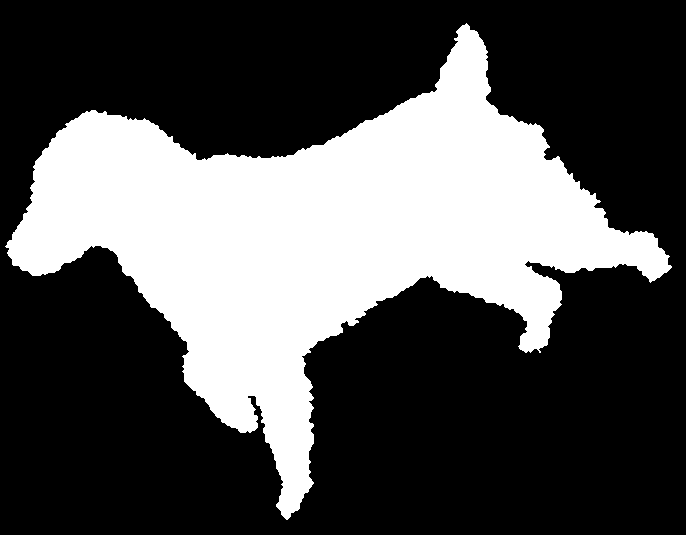
#> input picture Lecture 05 - Shape descriptors, PCA/imagens/dog-1.gif, 686 x 535 px; its folder holds only this picture in this run
$ jupyter execute --allow-errors 'Análise de Componentes Principais (PCA).ipynb'   (shell and % lines are left out)
#> lines starting #> are read from the running program, lines starting #| are printed output that depends on the picture; after the words box and inside, x2 and y2 are one past the last pixel; in counts of white or black regions, pixels touching at a corner belong together
# Análise de Componentes Principais (PCA)

## 1. Definição das propriedades a serem utilizadas

[cell 1]
import os
import numpy as np
import matplotlib.pyplot as plt
import scipy.ndimage as ndi
import cv2

def get_area(img):
    '''Calcula a área do objeto contido em img'''

    return np.sum(img)

def get_perimeter(img):
    '''Calcula o perímetro do objeto contido em img utilizando contagem simples
       de pixels'''

    elem_est = np.ones((3, 3))
    img_eroded = ndi.binary_erosion(img, elem_est)
    img_border = img - img_eroded
    perimeter = np.sum(img_border)

    return perimeter

def get_circularity(img):
    '''Calcula circularidade do objeto contido em img'''

    area = get_area(img)
    perimeter = get_perimeter(img)

    circularity = 4*np.pi*area/perimeter**2

    return circularity

def get_centroid(img):
    '''Calcula a posição do centróide do objeto contido em img'''

    num_rows, num_cols = img.shape
    sum_row_coords = 0
    sum_col_coords = 0
    num_pixels = 0
    for row in range(num_rows):
        for col in range(num_cols):
            if img[row, col]==1:
                sum_row_coords += row
                sum_col_coords += col
                num_pixels += 1

    avg_row = sum_row_coords/num_pixels
    avg_col = sum_col_coords/num_pixels

    # Utilizando numpy
    # pixel_indices = np.nonzero(img==1)
    # avg_row = np.mean(pixel_indices[0])
    # avg_col = np.mean(pixel_indices[1])

    return avg_row, avg_col

def get_distance_to_centroid(img):
    '''Calcula a distância entre cada ponto de contorno e
       o centróide do objeto contido em img'''

    avg_row, avg_col = get_centroid(img)
    contour = get_parametric_contour_opencv(img)
    dist_to_centroid = np.zeros(len(contour))
    for point_index, point in enumerate(contour):
        dist = np.sqrt((point[0]-avg_col)**2 + (point[1]-avg_row)**2)
        dist_to_centroid[point_index] = dist

    # Utilizadno numpy
    # contour = np.array(contour)
    # dist_to_centroid = np.sqrt((contour[:,0]-avg_col)**2 + (contour[:,1]-avg_row)**2)

    return dist_to_centroid

def get_parametric_contour_opencv(img):
    '''Obtém o contorno paramétrico do objeto contido em img
       utilizando a biblioteca opencv. Note que o contorno retornado
       pela função é uma lista de posições. O primeiro valor de cada
       posição é a coordenada da coluna e o segundo a coordenada da linha'''

    # Preenche imagem com zeros
    img_pad = np.pad(img, 1, mode='constant')

    # cv2.RETR_EXTERNAL significa que apenas o contorno mais externo dos objetos
    # será obtido (buracos dentro do objeto são ignorados). cv2.CHAIN_APPROX_NONE
    # significa que todos os pontos do contorno serão retornados (é possível obter
    # somente os vértices de um polígono representa o contorno).
    contour = cv2.findContours(img_pad, mode=cv2.RETR_EXTERNAL,
                               method=cv2.CHAIN_APPROX_NONE)[1]

    # O contorno retornado pelo OpenCV possui um formato bem estranho.
    # O loop abaixo rearranja os pontos de forma a gerar uma lista simples de pontos
    contour = [(point[0][0]-1, point[0][1]-1) for point in contour[0]]

    return contour

def get_distance_to_centroid_props(dist_to_centroid):
    '''Obtém algumas propriedades de um objeto a partir de uma lista de
       distâncias entre os pontos de contorno e o centróide do mesmo'''

    avg_dist_to_centroid = np.mean(dist_to_centroid)
    max_dist_to_centroid = np.max(dist_to_centroid)/avg_dist_to_centroid
    min_dist_to_centroid = np.min(dist_to_centroid)/avg_dist_to_centroid
    std_dist_to_centroid = np.std(dist_to_centroid)/avg_dist_to_centroid

    return max_dist_to_centroid, min_dist_to_centroid, std_dist_to_centroid

def correct_image(img):
    '''Corrige dois problems observados na base de dados: 1. Algumas imagens
       apresentam conjuntos de pixels brancos separados do objeto principal.
       Portanto precisamos encontrar e manter apenas o maior componente conexo
       nessas imagens. 2. Em algumas imagens, o objeto não está preenchido.
       Portanto, precisamos preenchê-los.'''

    # Obtenção do maior componente conexo utilizando funções do scipy
    img_lab, num_comp = ndi.label(img, np.ones((3,3)))
    tam_comps = ndi.sum(img, img_lab, range(1, num_comp+1))
    index_largest_comp = np.argmax(tam_comps) + 1
    img_largest_comp = img_lab==index_largest_comp

    # Obtenção do maior componente conexo de background. A ideia é
    # que buracos no interior do objeto representam componentes conexos
    # pequenos, que serão eliminados se apenas o maior componente de
    # background for mantido
    img_inv = np.logical_not(img_largest_comp)   # Inverte a imagem
    img_lab, num_comp = ndi.label(img_inv, np.ones((3,3)))
    tam_comps = ndi.sum(img_inv, img_lab, range(1, num_comp+1))
    index_largest_comp = np.argmax(tam_comps) + 1
    img_largest_comp_filled = img_lab==index_largest_comp

    # Inverte novamente a imagem
    img_largest_comp_filled = np.logical_not(img_largest_comp_filled)

    return img_largest_comp_filled.astype(np.uint8)

## 2. Obtenção das propriedades das imagens da base

[cell 2]
input_folder = 'imagens/'
files = os.listdir(input_folder)    # Lista todos os arquivos no diretório input_folder
num_files = len(files)

measurements = np.zeros((num_files, 4))
for file_index, file in enumerate(files):
    img = plt.imread(input_folder+file)
#> img: shape (535, 686); values 0 (black) and 250 (white), 32% white; 1 white region, box (x1, y1, x2, y2) and area: (5, 23, 672, 520) 117304
    img = (img>0).astype(np.uint8)

    # Se a imagem possuir 3 dimensões, é porque ela não possui apenas
    # 1 canal. Nesse caso, mantemos apenas o primeiro canal
    if img.ndim==3:
        img = img[:,:,0]

    img_corrected = correct_image(img)
#> in correct_image, `img_lab, num_comp = ndi.label(img, np.ones((3,3)))`: num_comp = 1
#> in correct_image, `tam_comps = ndi.sum(img, img_lab, range(1, num_comp+1))`: tam_comps = [117304]
#> in correct_image, `index_largest_comp = np.argmax(tam_comps) + 1`: index_largest_comp = 1
#> in correct_image, `tam_comps = ndi.sum(img_inv, img_lab, range(1, num_comp+1))`: tam_comps = [249706]

    circularity = get_circularity(img_corrected)
#> in get_circularity, `area = get_area(img)`: area = 117304
#> in get_perimeter, `img_eroded = ndi.binary_erosion(img, elem_est)`:
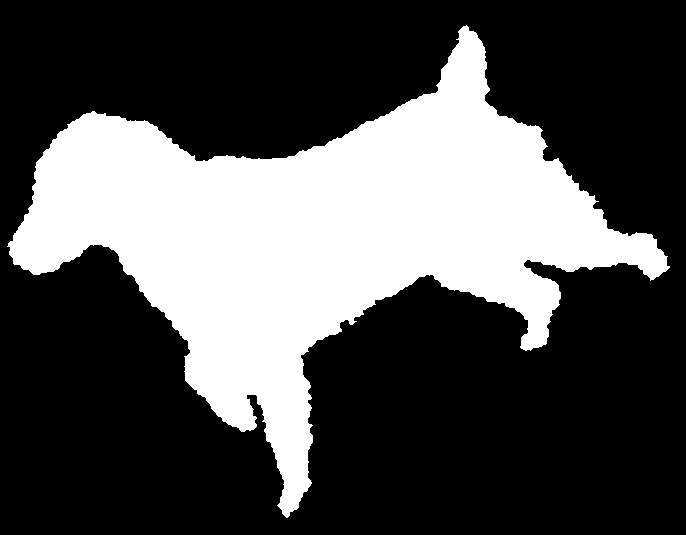
#> img_eroded: shape (535, 686) bool; 31.1% white; 1 white region, box (x1, y1, x2, y2) and area: (7, 25, 670, 518) 113976
#> in get_perimeter, `img_border = img - img_eroded`:
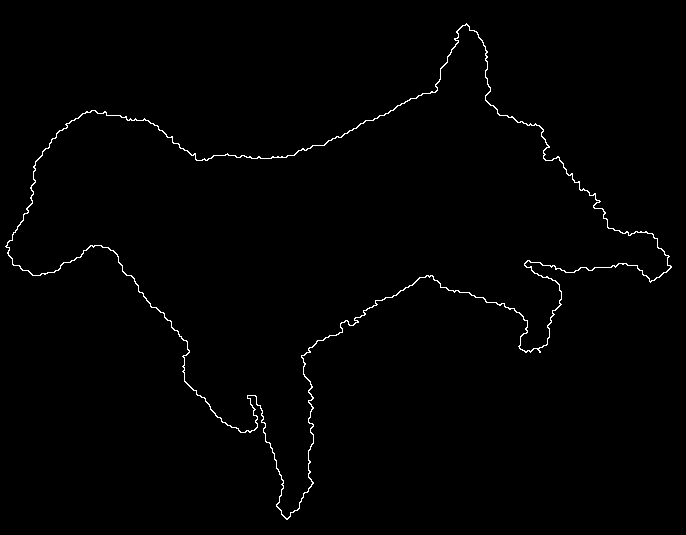
#> img_border: shape (535, 686); values 0 (black) and 1 (white), 0.91% white in thin lines or dots
#> in get_perimeter, `perimeter = np.sum(img_border)`: perimeter = 3328
#> in get_circularity, `circularity = 4*np.pi*area/perimeter**2`: circularity = 0.133
#> circularity = 0.133
    dist_to_centroid = get_distance_to_centroid(img_corrected)
#> in get_distance_to_centroid, `avg_row, avg_col = get_centroid(img)`: avg_row = 236.3; avg_col = 320.6
#> in get_parametric_contour_opencv, `img_pad = np.pad(img, 1, mode='constant')`:
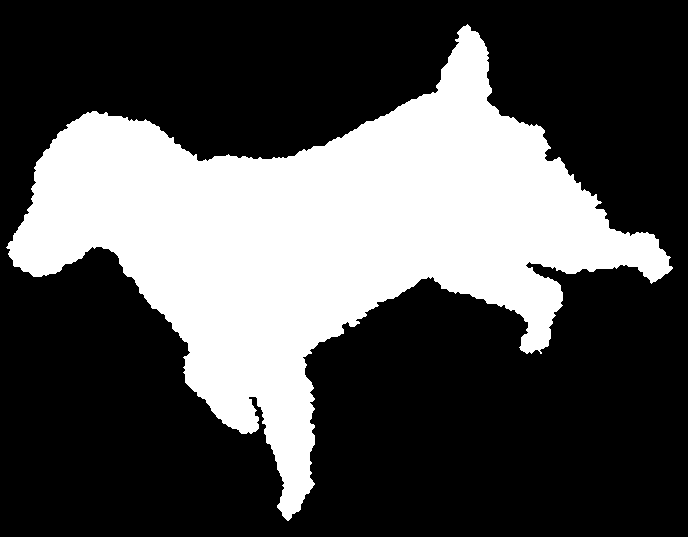
#> img_pad: shape (537, 688); values 0 (black) and 1 (white), 31.8% white; 1 white region
#> in get_parametric_contour_opencv, `contour = cv2.findContours(img_pad, mode=cv2.RETR_EXTERNAL, method=cv2..`: contour = 1 contour; box (x1, y1, x2, y2) and area: (6, 24, 673, 521) 116162
#> in get_parametric_contour_opencv, `contour = [(point[0][0]-1, point[0][1]-1) for point in contour[0]]`: contour = 2282 pairs, first value 5 to 671, second value 23 to 519
#> in get_distance_to_centroid, `dist_to_centroid = np.zeros(len(contour))`: dist_to_centroid = 2282 values from 0 to 0
#> the loop in get_distance_to_centroid, `for point_index, point in enumerate(contour):` made 2282 passes
#> (point, dist) on passes 1 to 3: ((466, 23), 258.1), ((465, 24), 256.7), ((464, 25), 255.3)
#> after the loop in get_distance_to_centroid, `for point_index, point in enumerate(contour):`: dist_to_centroid = 2282 values, max 351.8 at index 1900, min 84.47 at index 1419, mean 213.8
    props = get_distance_to_centroid_props(dist_to_centroid)
#> in get_distance_to_centroid_props, `avg_dist_to_centroid = np.mean(dist_to_centroid)`: avg_dist_to_centroid = 213.8
#> in get_distance_to_centroid_props, `max_dist_to_centroid = np.max(dist_to_centroid)/avg_dist_to_centroid`: max_dist_to_centroid = 1.65
#> in get_distance_to_centroid_props, `min_dist_to_centroid = np.min(dist_to_centroid)/avg_dist_to_centroid`: min_dist_to_centroid = 0.395
#> in get_distance_to_centroid_props, `std_dist_to_centroid = np.std(dist_to_centroid)/avg_dist_to_centroid`: std_dist_to_centroid = 0.309
#> props = (1.65, 0.395, 0.309)
    max_dist_to_centroid, min_dist_to_centroid, std_dist_to_centroid = props
#> max_dist_to_centroid = 1.65; min_dist_to_centroid = 0.395; std_dist_to_centroid = 0.309

    measurements[file_index] = [circularity, max_dist_to_centroid,
                                min_dist_to_centroid, std_dist_to_centroid]

$ run again, on Lecture 05 - Shape descriptors, PCA/imagens/dog-13.gif
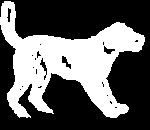
#> input picture Lecture 05 - Shape descriptors, PCA/imagens/dog-13.gif, 150 x 130 px
#> in correct_image, `img_lab, num_comp = ndi.label(img, np.ones((3,3)))`: num_comp = 1
#> in correct_image, `tam_comps = ndi.sum(img, img_lab, range(1, num_comp+1))`: tam_comps = [7322]
#> index_largest_comp = 1
#> img_inv: shape (130, 150) bool; 62.5% white; 1 black region, box (x1, y1, x2, y2) and area: (0, 1, 145, 118) 7322
#> in correct_image, `img_lab, num_comp = ndi.label(img_inv, np.ones((3,3)))`:
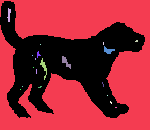
#> img_lab: shape (130, 150) int32; 21 distinct labels, from 0 to 20; one colour per label, 0 black
#> in correct_image, `img_lab, num_comp = ndi.label(img_inv, np.ones((3,3)))`: num_comp = 20
#> in correct_image, `tam_comps = ndi.sum(img_inv, img_lab, range(1, num_comp+1))`: tam_comps = 20 values, max 11948 at index 0, min 1 at index 4, mean 608.9
#> area = 7552
#> img_eroded: shape (130, 150) bool; 34.4% white; 1 white region, box (x1, y1, x2, y2) and area: (1, 2, 144, 117) 6709
#> img_border: shape (130, 150); values 0 (black) and 1 (white), 4.3% white in thin lines or dots, all inside (x1, y1, x2, y2) = (0, 1, 145, 118)
#> in get_perimeter, `perimeter = np.sum(img_border)`: perimeter = 843
#> in get_circularity, `circularity = 4*np.pi*area/perimeter**2`: circularity = 0.134
#> in get_distance_to_centroid, `avg_row, avg_col = get_centroid(img)`: avg_row = 62.67; avg_col = 66.08
#> in get_parametric_contour_opencv, `img_pad = np.pad(img, 1, mode='constant')`:
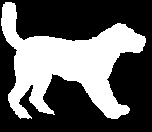
#> img_pad: shape (132, 152); values 0 (black) and 1 (white), 37.6% white; 1 white region
#> in get_parametric_contour_opencv, `contour = cv2.findContours(img_pad, mode=cv2.RETR_EXTERNAL, method=cv2..`: contour = 1 contour; box (x1, y1, x2, y2) and area: (1, 2, 146, 119) 7244
#> in get_parametric_contour_opencv, `contour = [(point[0][0]-1, point[0][1]-1) for point in contour[0]]`: contour = 615 pairs, first value 0 to 144, second value 1 to 117
#> in get_distance_to_centroid, `dist_to_centroid = np.zeros(len(contour))`: dist_to_centroid = 615 values from 0 to 0
#> the loop in get_distance_to_centroid, `for point_index, point in enumerate(contour):` made 615 passes
#> (point, dist) on passes 1 to 3: ((4, 1), 87.51), ((4, 2), 86.81), ((3, 3), 86.83)
#> after the loop in get_distance_to_centroid, `for point_index, point in enumerate(contour):`: dist_to_centroid = 615 values, max 87.56 at index 3, min 13.75 at index 264, mean 54.22
#> avg_dist_to_centroid = 54.22
#> in get_distance_to_centroid_props, `max_dist_to_centroid = np.max(dist_to_centroid)/avg_dist_to_centroid`: max_dist_to_centroid = 1.61
#> in get_distance_to_centroid_props, `min_dist_to_centroid = np.min(dist_to_centroid)/avg_dist_to_centroid`: min_dist_to_centroid = 0.254
#> in get_distance_to_centroid_props, `std_dist_to_centroid = np.std(dist_to_centroid)/avg_dist_to_centroid`: std_dist_to_centroid = 0.33
#> props = (1.61, 0.254, 0.33)
#> `max_dist_to_centroid, min_dist_to_centroid, std_dist_to_centroid = props`: max_dist_to_centroid = 1.61; min_dist_to_centroid = 0.254; std_dist_to_centroid = 0.33

$ run again, on Lecture 05 - Shape descriptors, PCA/imagens/dog-14.gif
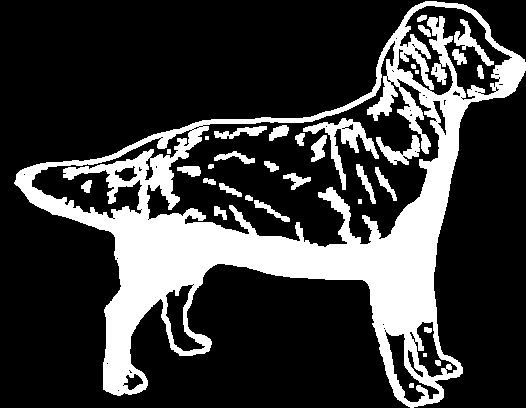
#> input picture Lecture 05 - Shape descriptors, PCA/imagens/dog-14.gif, 526 x 408 px
#> num_comp = 34
#> in correct_image, `tam_comps = ndi.sum(img, img_lab, range(1, num_comp+1))`: tam_comps = 34 values, max 44732 at index 0, min 16 at index 7, mean 1479.8
#> index_largest_comp = 1
#> img_largest_comp: shape (408, 526) bool; 20.8% white; 1 white region, box (x1, y1, x2, y2) and area: (14, 1, 526, 408) 44732
#> in correct_image, `img_lab, num_comp = ndi.label(img_inv, np.ones((3,3)))`:
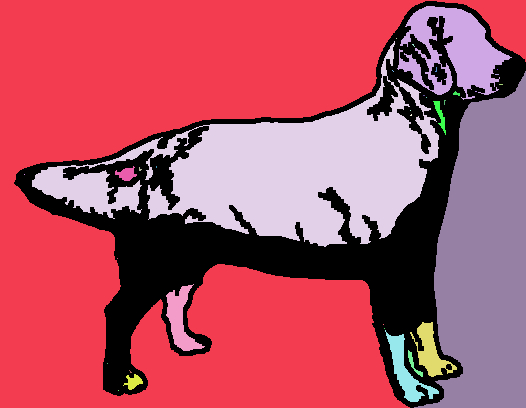
#> img_lab: shape (408, 526) int32; 35 distinct labels, from 0 to 34; one colour per label, 0 black
#> in correct_image, `tam_comps = ndi.sum(img_inv, img_lab, range(1, num_comp+1))`: tam_comps = 34 values, max 104866 at index 0, min 1 at index 2, mean 4996.4
#> area = 109742
#> img_eroded: shape (408, 526) bool; 50% white; 1 black region, box (x1, y1, x2, y2) and area: (0, 0, 526, 408) 107228
#> img_border: shape (408, 526); values 0 (black) and 1 (white), 1.1% white in thin lines or dots
#> in get_perimeter, `perimeter = np.sum(img_border)`: perimeter = 2362
#> in get_circularity, `circularity = 4*np.pi*area/perimeter**2`: circularity = 0.247
#> in get_distance_to_centroid, `avg_row, avg_col = get_centroid(img)`: avg_row = 212.6; avg_col = 340.1
#> in get_parametric_contour_opencv, `img_pad = np.pad(img, 1, mode='constant')`:
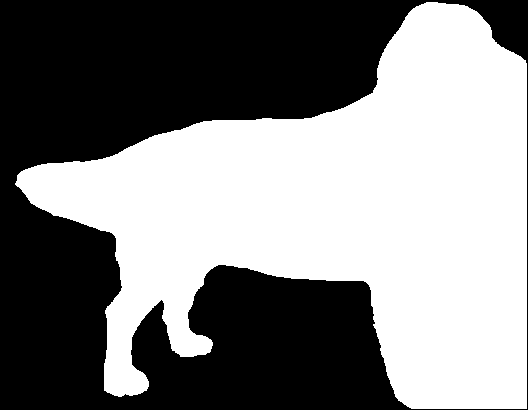
#> img_pad: shape (410, 528); values 0 (black) and 1 (white), 50.7% white; 1 black region
#> in get_parametric_contour_opencv, `contour = cv2.findContours(img_pad, mode=cv2.RETR_EXTERNAL, method=cv2..`: contour = 1 contour; box (x1, y1, x2, y2) and area: (15, 2, 527, 409) 108786
#> in get_parametric_contour_opencv, `contour = [(point[0][0]-1, point[0][1]-1) for point in contour[0]]`: contour = 1911 pairs, first value 14 to 525, second value 1 to 407
#> in get_distance_to_centroid, `dist_to_centroid = np.zeros(len(contour))`: dist_to_centroid = 1911 values from 0 to 0
#> the loop in get_distance_to_centroid, `for point_index, point in enumerate(contour):` made 1911 passes
#> (point, dist) on passes 1 to 3: ((425, 1), 227.9), ((424, 2), 226.6), ((423, 2), 226.3)
#> after the loop in get_distance_to_centroid, `for point_index, point in enumerate(contour):`: dist_to_centroid = 1911 values, max 327.5 at index 462, min 66.45 at index 1179, mean 200.9
#> avg_dist_to_centroid = 200.9
#> in get_distance_to_centroid_props, `max_dist_to_centroid = np.max(dist_to_centroid)/avg_dist_to_centroid`: max_dist_to_centroid = 1.63
#> in get_distance_to_centroid_props, `min_dist_to_centroid = np.min(dist_to_centroid)/avg_dist_to_centroid`: min_dist_to_centroid = 0.331
#> in get_distance_to_centroid_props, `std_dist_to_centroid = np.std(dist_to_centroid)/avg_dist_to_centroid`: std_dist_to_centroid = 0.304
#> props = (1.63, 0.331, 0.304)
#> `max_dist_to_centroid, min_dist_to_centroid, std_dist_to_centroid = props`: max_dist_to_centroid = 1.63; min_dist_to_centroid = 0.331; std_dist_to_centroid = 0.304

$ run again, on Lecture 05 - Shape descriptors, PCA/imagens/dog-10.gif
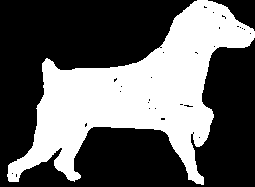
#> input picture Lecture 05 - Shape descriptors, PCA/imagens/dog-10.gif, 255 x 187 px
#> in correct_image, `img_lab, num_comp = ndi.label(img, np.ones((3,3)))`: num_comp = 1
#> in correct_image, `tam_comps = ndi.sum(img, img_lab, range(1, num_comp+1))`: tam_comps = [18163]
#> index_largest_comp = 1
#> img_inv: shape (187, 255) bool; 61.9% white; 1 black region, box (x1, y1, x2, y2) and area: (7, 0, 255, 185) 18163
#> in correct_image, `img_lab, num_comp = ndi.label(img_inv, np.ones((3,3)))`:
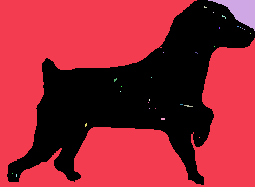
#> img_lab: shape (187, 255) int32; 30 distinct labels, from 0 to 29; one colour per label, 0 black
#> in correct_image, `img_lab, num_comp = ndi.label(img_inv, np.ones((3,3)))`: num_comp = 29
#> in correct_image, `tam_comps = ndi.sum(img_inv, img_lab, range(1, num_comp+1))`: tam_comps = 29 values, max 28800 at index 0, min 1 at index 3, mean 1018
#> area = 18885
#> img_eroded: shape (187, 255) bool; 37.1% white; 1 white region, box (x1, y1, x2, y2) and area: (8, 1, 254, 184) 17697
#> img_border: shape (187, 255); values 0 (black) and 1 (white), 2.5% white in thin lines or dots
#> in get_perimeter, `perimeter = np.sum(img_border)`: perimeter = 1188
#> in get_circularity, `circularity = 4*np.pi*area/perimeter**2`: circularity = 0.168
#> in get_distance_to_centroid, `avg_row, avg_col = get_centroid(img)`: avg_row = 90.04; avg_col = 140.3
#> in get_parametric_contour_opencv, `img_pad = np.pad(img, 1, mode='constant')`:
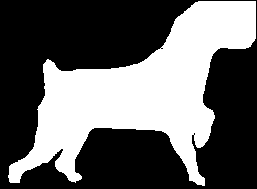
#> img_pad: shape (189, 257); values 0 (black) and 1 (white), 38.9% white; 1 white region
#> in get_parametric_contour_opencv, `contour = cv2.findContours(img_pad, mode=cv2.RETR_EXTERNAL, method=cv2..`: contour = 1 contour; box (x1, y1, x2, y2) and area: (8, 1, 256, 186) 18436
#> in get_parametric_contour_opencv, `contour = [(point[0][0]-1, point[0][1]-1) for point in contour[0]]`: contour = 903 pairs, first value 7 to 254, second value 0 to 184
#> in get_distance_to_centroid, `dist_to_centroid = np.zeros(len(contour))`: dist_to_centroid = 903 values from 0 to 0
#> the loop in get_distance_to_centroid, `for point_index, point in enumerate(contour):` made 903 passes
#> (point, dist) on passes 1 to 3: ((197, 0), 106.4), ((196, 1), 105), ((195, 1), 104.5)
#> after the loop in get_distance_to_centroid, `for point_index, point in enumerate(contour):`: dist_to_centroid = 903 values, max 160 at index 299, min 27.37 at index 77, mean 90.33
#> avg_dist_to_centroid = 90.33
#> in get_distance_to_centroid_props, `max_dist_to_centroid = np.max(dist_to_centroid)/avg_dist_to_centroid`: max_dist_to_centroid = 1.77
#> in get_distance_to_centroid_props, `min_dist_to_centroid = np.min(dist_to_centroid)/avg_dist_to_centroid`: min_dist_to_centroid = 0.303
#> in get_distance_to_centroid_props, `std_dist_to_centroid = np.std(dist_to_centroid)/avg_dist_to_centroid`: std_dist_to_centroid = 0.358
#> props = (1.77, 0.303, 0.358)
#> `max_dist_to_centroid, min_dist_to_centroid, std_dist_to_centroid = props`: max_dist_to_centroid = 1.77; min_dist_to_centroid = 0.303; std_dist_to_centroid = 0.358
